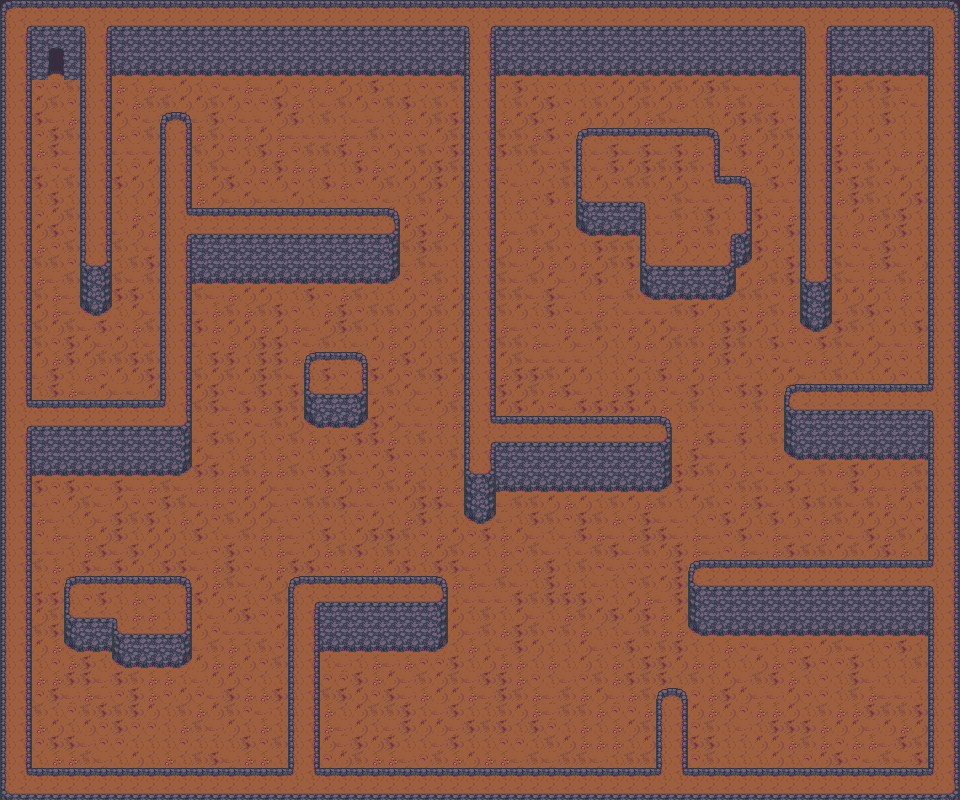

Tiled map render using the project's own tile images. Description and the map definition, with tile-layer contents summarised, below:
An orthogonal 60x50 tile map with 16x16 px tiles, 5 tile layers (Ground, CliffSides, Cliffs, Doors, ...) and 2 objects (ReturnToWorld, EnterTheDungeon).

<map version="1.0" orientation="orthogonal" renderorder="right-down" width="60" height="50" tilewidth="16" tileheight="16" nextobjectid="4">
 <tileset firstgid="1" name="dungeon" tilewidth="16" tileheight="16" tilecount="1368" columns="57">
  <image source="../build/assets/images/tiles/dungeon.png" width="912" height="384" />
 </tileset>
 <layer name="Ground" width="60" height="50">
  <data>[3000 cells, 3000 non-empty, 8 distinct tile ids]</data>
 </layer>
 <layer name="CliffSides" width="60" height="50">
  <data>[3000 cells, 391 non-empty, 9 distinct tile ids]</data>
 </layer>
 <layer name="Cliffs" width="60" height="50">
  <data>[3000 cells, 831 non-empty, 16 distinct tile ids]</data>
 </layer>
 <layer name="Doors" width="60" height="50">
  <data>[3000 cells, 2 non-empty, 2 distinct tile ids]</data>
 </layer>
 <layer name="CollisionLayer" width="60" height="50">
  <data>[3000 cells, 677 non-empty, 3 distinct tile ids]</data>
 </layer>
 <objectgroup name="CollisionTrigger">
  <object id="1" name="ReturnToWorld" x="48" y="70" width="16" height="16" />
  <object id="2" name="EnterTheDungeon" x="48" y="112" width="16" height="16" />
 </objectgroup>
</map>
